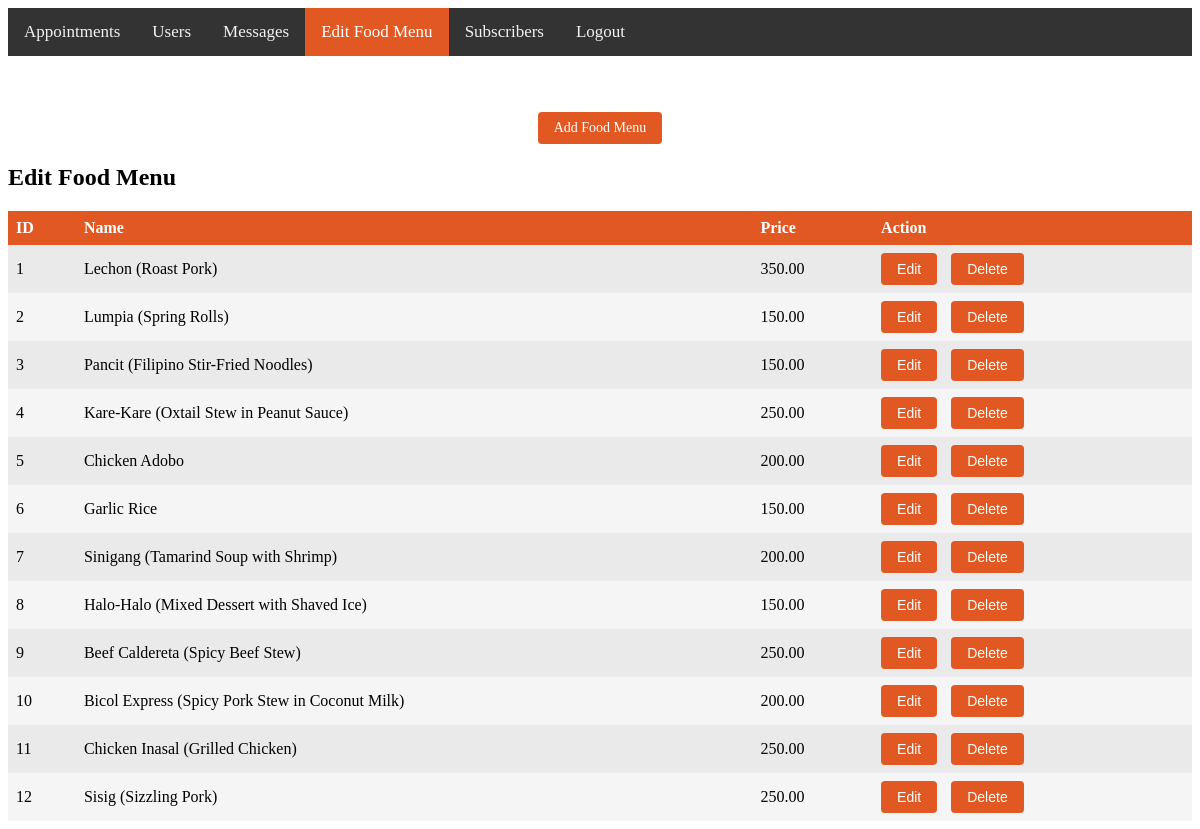
/edit_food_menu.php (signed in), run on the app's committed database.
### tables this page shows
CREATE TABLE `food_menu` (
  `id` int(11) NOT NULL,
  `name` varchar(255) NOT NULL,
  `price` decimal(10,2) NOT NULL
);

### edit_food_menu.php (the view, shortened to what this page needs)
<?php
$conn = mysqli_connect('localhost', 'root', 'root', 'bytegalore');
$query = "SELECT * FROM food_menu";
$result = mysqli_query($conn, $query);
$menuItems = array();
while ($row = mysqli_fetch_assoc($result)) {
    $menuItems[] = $row;
}
?>
<!DOCTYPE html>
<html>
<head>
    <link rel="stylesheet" href="https://cdn.jsdelivr.net/npm/sweetalert2@11.0.19/dist/sweetalert2.min.css">
</head>
<body>
    <div class="navbar">
        <a href="admin_dashboard.php" onclick="showAppointments()">Appointments</a>
        <a href="admin_dashboard.php#users" onclick="showUsers()">Users</a>
        <a href="admin_contact_data.php">Messages</a>
        <a href="edit_food_menu.php" class="active">Edit Food Menu</a>
        <a href="admin_subscribers.php">Subscribers</a>
        <a href="admin_logout.php">Logout</a>
    </div>
    <div class="add">
        <br><br>
        <a href="add_food_menu.php">Add Food Menu</a>
    </div>
    <div class="table-container">
        <h2>Edit Food Menu</h2>
        <table>
            <tr>
                <th>ID</th>
                <th>Name</th>
                <th>Price</th>
                <th>Action</th>
            </tr>
            <?php foreach ($menuItems as $menuItem): ?>
                <tr>
                    <td><?php echo $menuItem['id']; ?></td>
                    <td><?php echo $menuItem['name']; ?></td>
                    <td><?php echo $menuItem['price']; ?></td>
                    <td>
                        <button class="edit-button" onclick="showEditForm(<?php echo $menuItem['id']; ?>, '<?php echo $menuItem['name']; ?>', '<?php echo $menuItem['price']; ?>')">Edit</button>
                        <button class="delete-button" onclick="handleDeleteMenuItem(<?php echo $menuItem['id']; ?>)">Delete</button>
                    </td>
                </tr>
            <?php endforeach; ?>
        </table>
    </div>
</body>
</html>

### edit_food_menu.php (style rules this page uses)
.navbar { background-color: #333; overflow: hidden; }
.navbar a { float: left; color: #f2f2f2; text-align: center; padding: 14px 16px; text-decoration: none; font-size: 17px; }
.navbar a.active { background-color: #e25822; color: white; }
.table-container { margin-top: 20px; }
table { border-collapse: collapse; width: 100%; }
th, td { text-align: left; padding: 8px; transition: background-color 0.3s ease; }
th { background-color: #e25822; color: white; }
tr:nth-child(odd) { background-color: #f5f5f5; transition: background-color 0.3s ease; }
tr:nth-child(even) { background-color: #eaeaea; transition: background-color 0.3s ease; }
.edit-button { padding: 8px 16px; font-size: 14px; border-radius: 4px; background-color: #e25822; color: white; border: none; cursor: pointer; transition: background-color 0.3s ease; margin-right: 10px; }
.delete-button { padding: 8px 16px; font-size: 14px; border-radius: 4px; background-color: #e25822; color: white; border: none; cursor: pointer; transition: background-color 0.3s ease; }
.add { text-align: center; margin-top: 20px; }
.add a { display: inline-block; padding: 8px 16px; font-size: 14px; border-radius: 4px; background-color: #e25822; color: white; text-decoration: none; transition: background-color 0.3s ease; }

### data on the page
food_menu: id "1", name "Lechon (Roast Pork)", price "350.00"
food_menu: id "2", name "Lumpia (Spring Rolls)", price "150.00"
food_menu: id "3", name "Pancit (Filipino Stir-Fried Noodles)", price "150.00"
food_menu: id "4", name "Kare-Kare (Oxtail Stew in Peanut Sauce)", price "250.00"
food_menu: id "5", name "Chicken Adobo", price "200.00"
food_menu: id "6", name "Garlic Rice", price "150.00"
food_menu: id "7", name "Sinigang (Tamarind Soup with Shrimp)", price "200.00"
food_menu: id "8", name "Halo-Halo (Mixed Dessert with Shaved Ice)", price "150.00"
food_menu: id "9", name "Beef Caldereta (Spicy Beef Stew)", price "250.00"
food_menu: id "10", name "Bicol Express (Spicy Pork Stew in Coconut Milk)", price "200.00"
food_menu: id "11", name "Chicken Inasal (Grilled Chicken)", price "250.00"
food_menu: id "12", name "Sisig (Sizzling Pork)", price "250.00"
